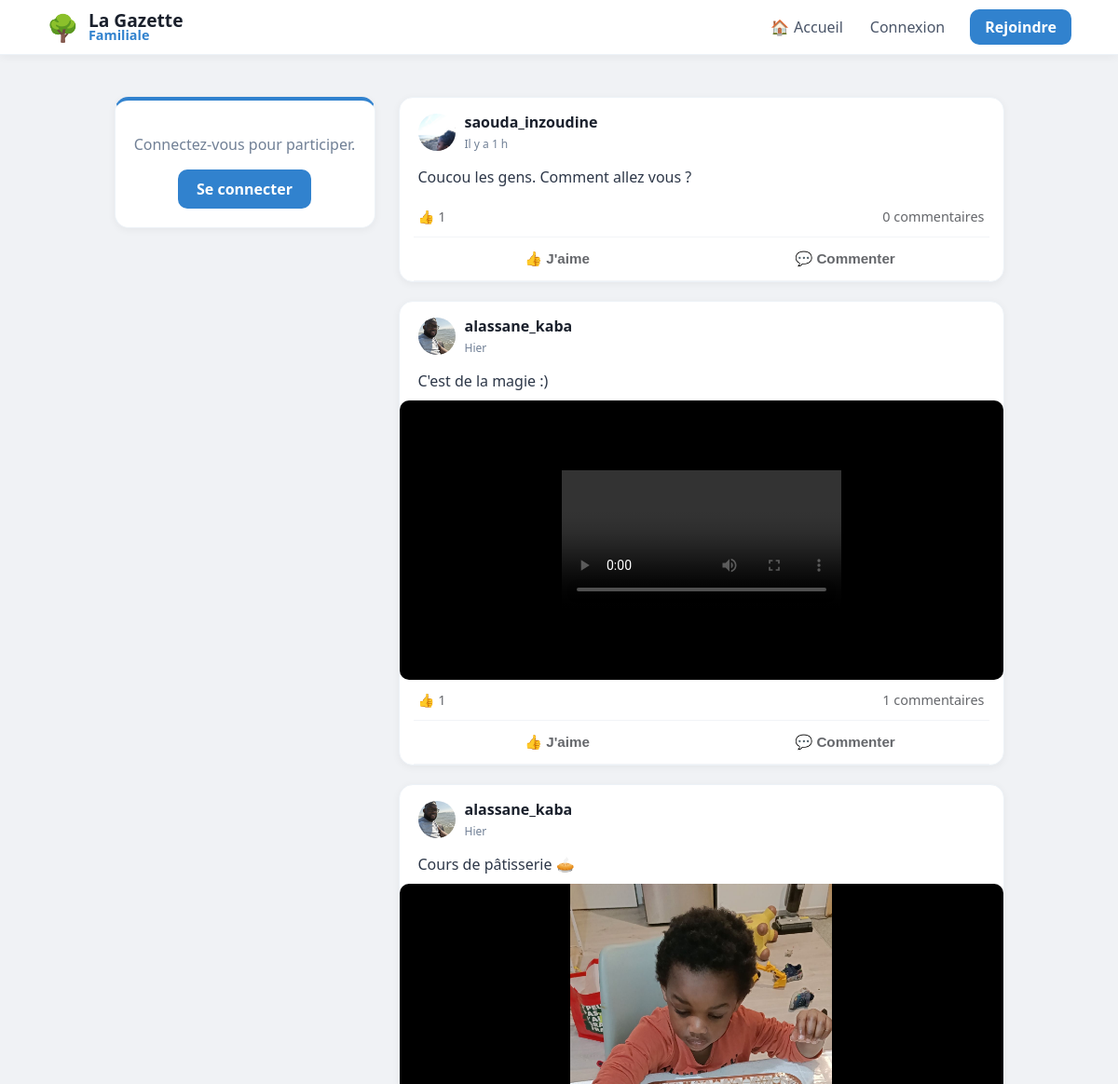
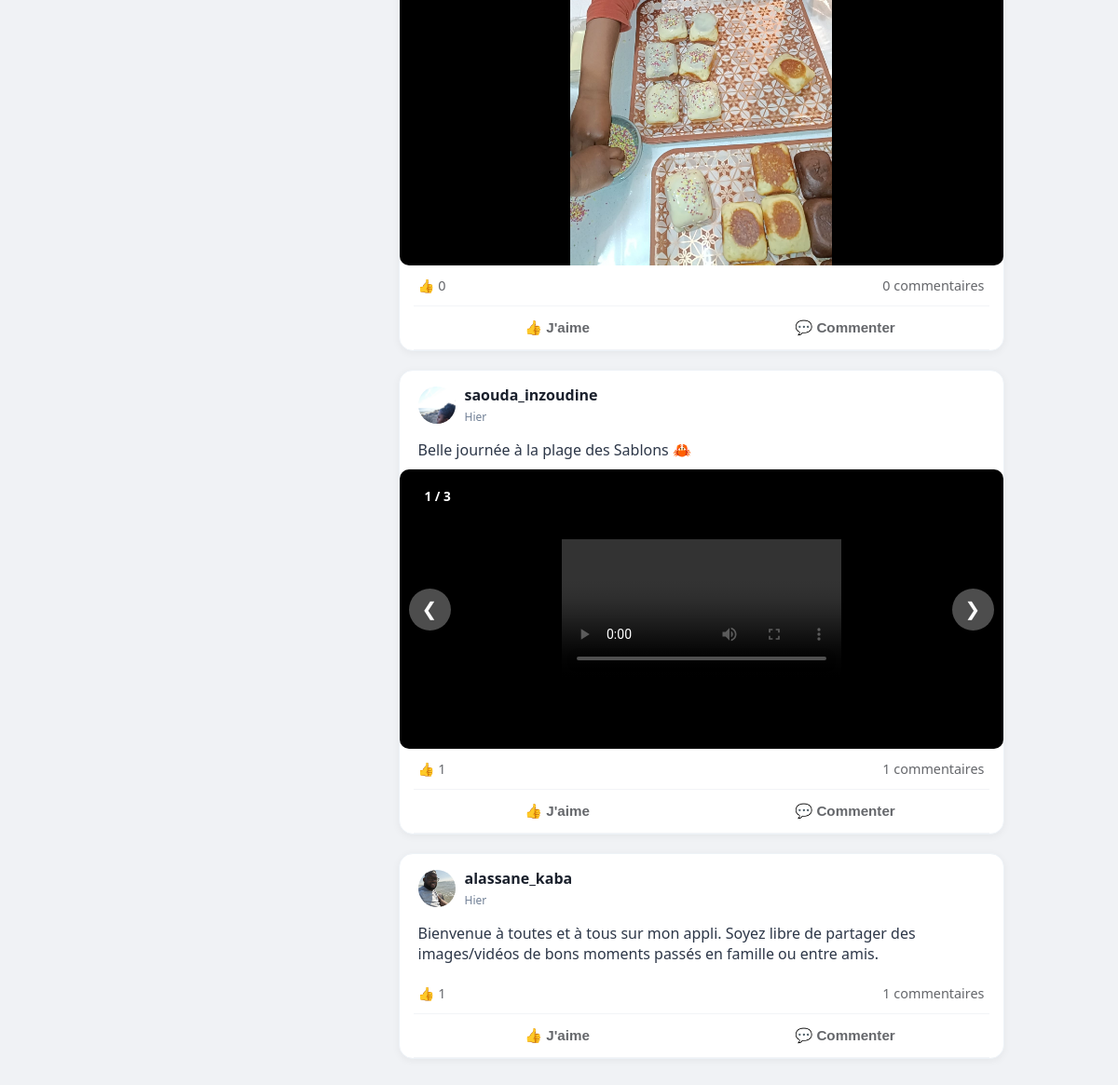
The page / on the database its author committed (2 pictures, top to bottom).
### tables this page shows
CREATE TABLE posts (
                id INTEGER PRIMARY KEY AUTOINCREMENT, 
                username TEXT, 
                content TEXT, 
                likes INTEGER DEFAULT 0, 
                image TEXT,
                created_at DATETIME DEFAULT CURRENT_TIMESTAMP
            );

CREATE TABLE users (
                id INTEGER PRIMARY KEY AUTOINCREMENT, 
                email TEXT UNIQUE, 
                firstname TEXT, 
                lastname TEXT, 
                username TEXT UNIQUE, 
                password TEXT, 
                avatar TEXT,
                is_approved INTEGER DEFAULT 0,
                is_admin INTEGER DEFAULT 0
            , cover TEXT);

CREATE TABLE post_medias (
                        id INTEGER PRIMARY KEY AUTOINCREMENT,
                        post_id INTEGER,
                        filename TEXT,
                        file_type TEXT, -- 'image' ou 'video'
                        FOREIGN KEY (post_id) REFERENCES posts (id) ON DELETE CASCADE
                    );

### app.py (the view)
@app.route("/")
def home():
    with get_db() as db:
        posts_query = db.execute("""
            SELECT posts.*, users.avatar AS user_avatar,
                (SELECT COUNT(*) FROM reactions WHERE post_id=posts.id AND type='thumb') as thumbs,
                (SELECT COUNT(*) FROM reactions WHERE post_id=posts.id AND type='heart') as hearts
            FROM posts
            JOIN users ON posts.username = users.username
            ORDER BY posts.id DESC
        """).fetchall()
        posts = [dict(row) for row in posts_query]
        for post in posts:
            medias = db.execute("SELECT * FROM post_medias WHERE post_id = ?", (post['id'],)).fetchall()
            post['medias'] = medias  # On ajoute la liste des médias au post
        comments = db.execute('''
            SELECT comments.*, users.avatar AS comm_avatar
            FROM comments
            JOIN users ON comments.username = users.username
        ''').fetchall()
    return render_template("home.html", posts=posts, comments=comments)

### app.py (called while the page is built)
def get_db():
    db = sqlite3.connect("database.db")
    db.row_factory = sqlite3.Row
    return db

@app.context_processor
def inject_pending_count():
    if session.get('is_admin'):
        db = get_db()
        count = db.execute("SELECT COUNT(*) as total FROM users WHERE is_approved = 0").fetchone()
        return {'pending_count': count['total']}
    return {'pending_count': 0}

@app.template_filter('relative_time')
def relative_time(date_str):
    if not date_str:
        return "Date inconnue"
    past = datetime.strptime(date_str, '%Y-%m-%d %H:%M:%S')
    now = datetime.now(timezone.utc).replace(tzinfo=None)
    diff = now - past
    if diff.days == 0:
        if diff.seconds < 60:
            return "À l'instant"
        if diff.seconds < 3600:
            return f"Il y a {diff.seconds // 60} min"
        return f"Il y a {diff.seconds // 3600} h"
    if diff.days == 1:
        return "Hier"
    if diff.days < 7:
        return f"Il y a {diff.days} jours"
    return past.strftime('%d/%m/%Y')

### templates/home.html (shortened to what this page needs)
{% extends "base.html" %}
{% block content %}
<aside class="sidebar">
    <div class="post-card" style="text-align: center; border-top: 4px solid #3182ce;">
        {% if session.get("user") %}
            <div style="font-size: 50px; margin-bottom: 10px;">🌳</div>
            <h3 style="margin: 0; color: #2d3748;">Bonjour,</h3>
            <h2 style="margin: 5px 0; color: #1a202c; font-size: 1.4em;">{{ session['user'] }}</h2>
            <div style="margin-top: 20px; padding-top: 15px; border-top: 1px solid #edf2f7;">
                <a href="{{ url_for('profile', username=session['user']) }}" style="text-decoration: none; color: #3182ce; font-weight: 700; font-size: 0.9em;">Voir mon mur →</a>
            </div>
        {% else %}
            <p style="color: #718096;">Connectez-vous pour participer.</p>
            <a href="/login" style="display: inline-block; background: #3182ce; color: white; padding: 10px 20px; border-radius: 10px; text-decoration: none; font-weight: bold;">Se connecter</a>
        {% endif %}
    </div>
</aside>
<main class="feed">
    {% for post in posts %}
    <div class="post-card" style="padding: 0; overflow: hidden; margin-bottom: 20px;">
        <div style="padding: 15px 20px; display: flex; justify-content: space-between; align-items: center;">
            <div style="display: flex; align-items: center; gap: 10px;">
                <img src="{{ url_for('static', filename='avatars/' + (post['user_avatar'] if post['user_avatar'] else 'default.png')) }}"
                     style="width: 40px; height: 40px; border-radius: 50%; object-fit: cover;">
                <div>
                    <strong style="display: block; color: #1a202c;">{{ post['username'] }}</strong>
                    <span class="live-date" data-time="{{ post['created_at'] }}" style="font-size: 0.75em; color: #718096;">
                        {{ post['created_at'] | relative_time }}
                    </span>
                </div>
            </div>
        </div>
        <div style="padding: 0 20px 10px 20px; white-space: pre-wrap; color: #2d3748;">{{ post['content'] }}</div>
        {% if post.medias %}
        <div class="carousel-container" id="carousel-{{ post.id }}" style="position: relative; background: #000; display: flex; align-items: center; justify-content: center; min-height: 300px;">
            {% if post.medias|length > 1 %}
            <div class="carousel-counter" style="position: absolute; top: 15px; left: 15px; background: rgba(0,0,0,0.6); color: white; padding: 4px 12px; border-radius: 20px; font-size: 0.85em; z-index: 10; font-weight: bold;">
                <span class="current">1</span> / {{ post.medias|length }}
            </div>
            {% endif %}
            <div class="carousel-items" style="width: 100%;">
                {% for media in post.medias %}
                    <div class="carousel-item {% if loop.first %}active{% endif %}" style="display: {% if loop.first %}block{% else %}none{% endif %}; text-align: center;">
                        {% if media.file_type == 'video' %}
                            <video src="{{ url_for('static', filename='uploads/' + media.filename) }}" controls style="max-width: 100%; max-height: 500px; display: block; margin: 0 auto;"></video>
                        {% else %}
                            <img src="{{ url_for('static', filename='uploads/' + media.filename) }}" style="max-width: 100%; max-height: 500px; object-fit: contain; display: block; margin: 0 auto;" onclick="window.open(this.src)">
                        {% endif %}
                    </div>
                {% endfor %}
            </div>
            {% if post.medias|length > 1 %}
                <button class="prev" onclick="moveSlide('{{ post.id }}', -1)" style="position: absolute; left: 10px; background: rgba(255,255,255,0.3); border: none; color: white; font-size: 20px; padding: 10px; border-radius: 50%; cursor: pointer;">&#10094;</button>
                <button class="next" onclick="moveSlide('{{ post.id }}', 1)" style="position: absolute; right: 10px; background: rgba(255,255,255,0.3); border: none; color: white; font-size: 20px; padding: 10px; border-radius: 50%; cursor: pointer;">&#10095;</button>
            {% endif %}
        </div>
        {% endif %}
        <div style="display: flex; justify-content: space-between; padding: 12px 20px; font-size: 0.9em; color: #65676b;">
            <div>👍 <span id="thumbs-{{ post['id'] }}">{{ post['thumbs'] }}</span></div>
            <div style="cursor: pointer;" onclick="toggleComments({{ post['id'] }})">
                <span id="comment-count-{{ post['id'] }}">{{ comments|selectattr('post_id', 'equalto', post['id'])|list|length }}</span> commentaires
            </div>
        </div>
        <div style="display: flex; border-top: 1px solid #f2f4f7; border-bottom: 1px solid #f2f4f7; margin: 0 15px; padding: 2px 0;">
            <button onclick="react({{ post['id'] }}, 'thumb')" class="action-btn" style="flex: 1; background: none; border: none; padding: 10px; color: #65676b; font-weight: 600; cursor: pointer;">👍 J'aime</button>
            <button onclick="toggleComments({{ post['id'] }})" class="action-btn" style="flex: 1; background: none; border: none; padding: 10px; color: #65676b; font-weight: 600; cursor: pointer;">💬 Commenter</button>
        </div>
    </div>
    {% endfor %}
</main>
{% endblock %}

### static/style.css (style rules this page uses)
body { font-family: 'Segoe UI', system-ui, -apple-system, sans-serif; background: #f0f2f5; margin: 0; color: #1a202c; }
.post-card { background: white; border-radius: 15px; padding: 20px; margin-bottom: 20px; box-shadow: 0 2px 8px rgba(0,0,0,0.05); border: 1px solid #edf2f7; overflow: hidden; }
.action-btn { flex: 1; background: none; border: none; padding: 10px; color: #65676b; font-weight: 600; font-size: 0.95em; cursor: pointer; display: flex; align-items: center; justify-content: center; gap: 8px; transition: background 0.2s; border-radius: 6px; margin: 2px; }
.carousel-container { position: relative; width: 100%; max-height: 500px; background: #000; border-radius: 10px; overflow: hidden; }
.carousel-item { display: none; text-align: center; }
.carousel-item.active { display: block; }
.carousel-item img, .carousel-item video { max-width: 100%; max-height: 500px; }
.prev, .next { width: 45px; height: 45px; aspect-ratio: 1 / 1; border-radius: 50%; flex-shrink: 0; align-self: center; display: flex; align-items: center; justify-content: center; background: rgba(0, 0, 0, 0.5); color: white; }
.next { right: 0; }
.prev { left: 0; }

### templates/base.html (style rules this page uses)
:root { --bg-color: #f0f2f5; --primary: #3182ce; --text-main: #1a202c; --text-light: #718096; --danger: #e53e3e; --success: #38a169; --info: #3182ce; }
body { background-color: var(--bg-color); margin: 0; font-family: 'Segoe UI', system-ui, -apple-system, sans-serif; }

### rows shown on the page
posts: avatar (picture), username "saouda_inzoudine", created_at|relative_time "Il y a 1 h", content "Coucou les gens. Comment allez vous ?", thumbs "1", id "0"
posts: avatar (picture), username "alassane_kaba", created_at|relative_time "Hier", content "C'est de la magie :)", thumbs "1", id "1"
posts: avatar (picture), username "alassane_kaba", created_at|relative_time "Hier", content "Cours de pâtisserie 🥧", {{ post.id }} 3 (drawn), thumbs "0", id "0"
post_medias: filename (picture)
posts: avatar (picture), username "saouda_inzoudine", created_at|relative_time "Hier", content "Belle journée à la plage des Sablons 🦀", medias|length "3", thumbs "1", id "1"
posts: avatar (picture), username "alassane_kaba", created_at|relative_time "Hier", content "Bienvenue à toutes et à tous sur mon appli. Soyez libre de partager des images/vidéos de bons moments passés en famille ou entre amis.", thumbs "1", id "1"
